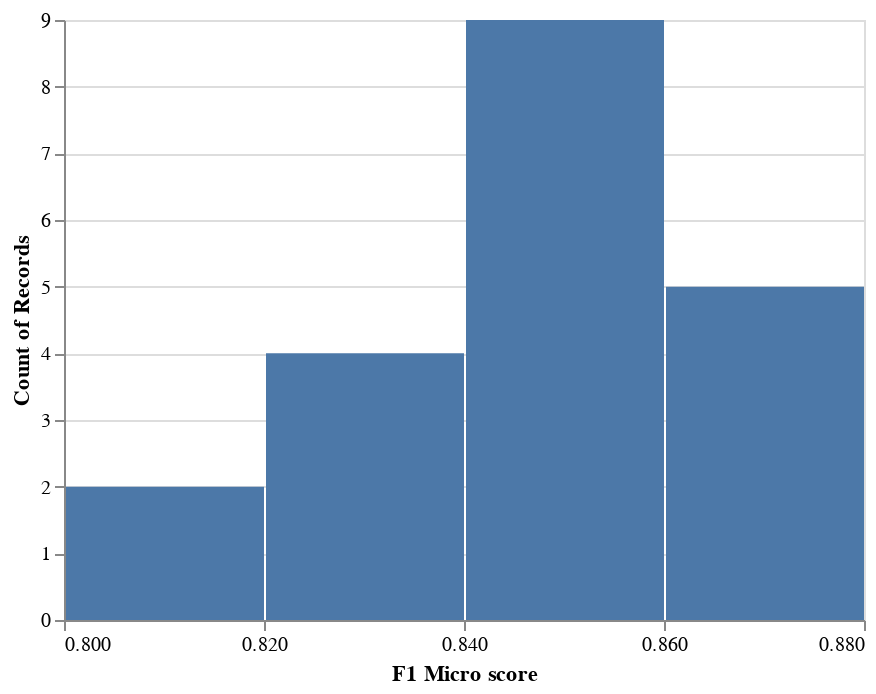

Notebook code for this chart:
### Code cell
plot_rf = pd.DataFrame(scores_rf)
bar = alt.Chart(plot_rf).mark_bar().encode(
   x= alt.X('test_f1_micro', axis=alt.Axis(title='F1 Micro score'), bin=alt.Bin(maxbins=6)),
   y= alt.Y('count()'),
)
bar

### Figure 1 — Vega-Lite specification as saved in the notebook (floating-point values rounded to 4 significant figures)
{"config": {"view": {"continuousWidth": 400, "continuousHeight": 300}}, "data": {"name": "data-261610bc2f951f5188317a45b657f5e4"}, "mark": "bar", "encoding": {"x": {"type": "quantitative", "axis": {"title": "F1 Micro score"}, "bin": {"maxbins": 6}, "field": "test_f1_micro"}, "y": {"type": "quantitative", "aggregate": "count"}}, "$schema": "https://vega.github.io/schema/vega-lite/v4.8.1.json", "datasets": {"data-261610bc2f951f5188317a45b657f5e4": [{"fit_time": 23.18, "score_time": 0.3263, "test_f1_micro": 0.8346, "train_f1_micro": 1.0}, {"fit_time": 23.96, "score_time": 0.3476, "test_f1_micro": 0.8692, "train_f1_micro": 1.0}, {"fit_time": 23.65, "score_time": 0.3048, "test_f1_micro": 0.85, "train_f1_micro": 1.0}, {"fit_time": 23.72, "score_time": 0.3234, "test_f1_micro": 0.8654, "train_f1_micro": 1.0}, {"fit_time": 23.0, "score_time": 0.2667, "test_f1_micro": 0.8538, "train_f1_micro": 1.0}, {"fit_time": 23.32, "score_time": 0.2816, "test_f1_micro": 0.8654, "train_f1_micro": 1.0}, {"fit_time": 22.45, "score_time": 0.2878, "test_f1_micro": 0.8538, "train_f1_micro": 1.0}, {"fit_time": 22.31, "score_time": 0.3011, "test_f1_micro": 0.8346, "train_f1_micro": 1.0}, {"fit_time": 21.85, "score_time": 0.2775, "test_f1_micro": 0.8615, "train_f1_micro": 1.0}, {"fit_time": 20.84, "score_time": 0.2683, "test_f1_micro": 0.8462, "train_f1_micro": 1.0}, {"fit_time": 22.61, "score_time": 0.3217, "test_f1_micro": 0.8077, "train_f1_micro": 1.0}, {"fit_time": 21.44, "score_time": 0.2713, "test_f1_micro": 0.8154, "train_f1_micro": 1.0}, {"fit_time": 21.63, "score_time": 0.307, "test_f1_micro": 0.85, "train_f1_micro": 1.0}, {"fit_time": 21.17, "score_time": 0.2522, "test_f1_micro": 0.8385, "train_f1_micro": 1.0}, {"fit_time": 21.37, "score_time": 0.2819, "test_f1_micro": 0.85, "train_f1_micro": 1.0}, {"fit_time": 22.16, "score_time": 0.2978, "test_f1_micro": 0.8385, "train_f1_micro": 1.0}, {"fit_time": 22.81, "score_time": 0.2544, "test_f1_micro": 0.8731, "train_f1_micro": 1.0}, {"fit_time": 20.5, "score_time": 0.2634, "test_f1_micro": 0.8533, "train_f1_micro": 1.0}, {"fit_time": 21.61, "score_time": 0.2475, "test_f1_micro": 0.8571, "train_f1_micro": 1.0}, {"fit_time": 21.05, "score_time": 0.257, "test_f1_micro": 0.8494, "train_f1_micro": 1.0}]}}
